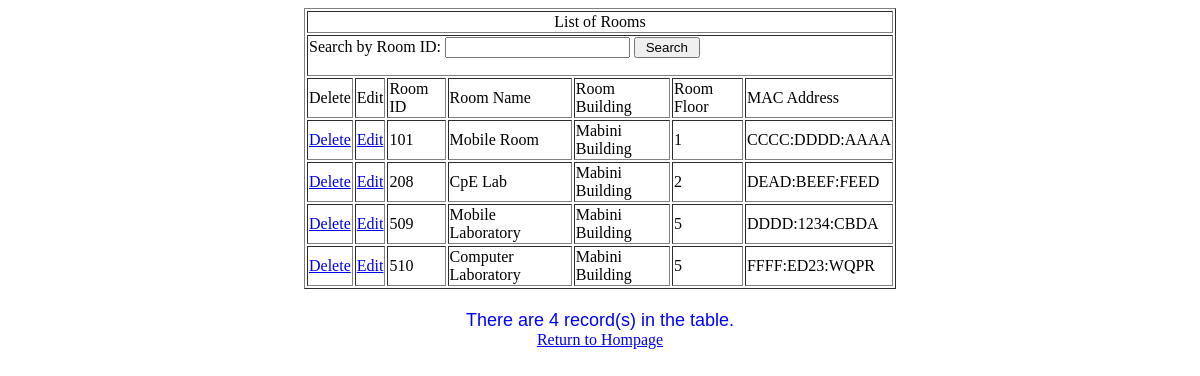
Before: /roomlist.php with the older database file.
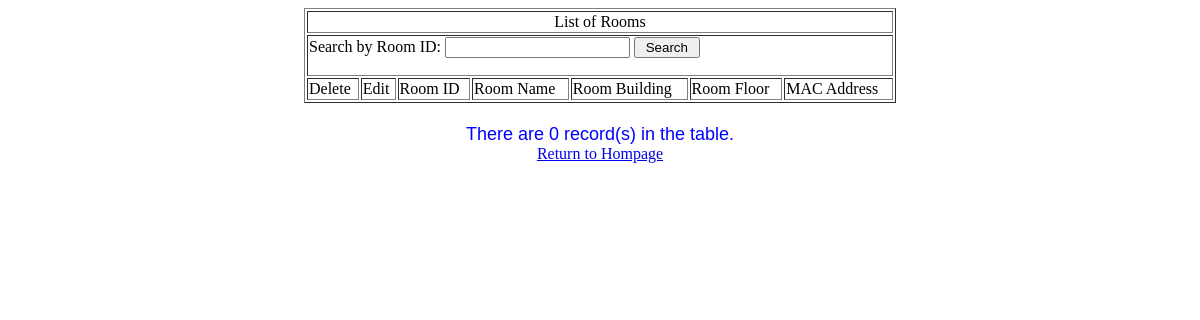
After: the same page with the newer database file.
### tables this page shows
CREATE TABLE `tbl_roomlist` (
  `room_id` varchar(5) NOT NULL,
  `room_name` varchar(30) NOT NULL,
  `room_bldg` varchar(30) NOT NULL,
  `room_floor` varchar(30) NOT NULL,
  `mac_address` varchar(30) NOT NULL
);

### roomlist.php (the view, shortened to what this page needs)
<html>
<head>
</head>
<body>
<center>
<table WIDTH=50% BORDER=1>
	<tr>
		<td COLSPAN=8 ALIGN="CENTER">List of Rooms</td>
	</tr>
	<tr>
		<td COLSPAN=8>
		<form NAME="searchArea" METHOD="POST" ACTION="">
			<label>Search by Room ID:</label>
			<input TYPE="text" ID="txtSearchLN" NAME="txtSearchLN">
                        <input TYPE="submit" VALUE=" Search ">
		</form>
		</td>
	</tr>
	<tr>
                <td>Delete</td>
                <td>Edit</td>
		<td>Room ID</td>
		<td>Room Name</td>
		<td>Room Building</td>
		<td>Room Floor</td>
		<td>MAC Address</td>
	</tr>
<?php
include 'connect.php';
$searchLN = $_POST['txtSearchLN'];
if ($searchLN=="undefined")
 {
   $SQL = mysqli_query($con,"SELECT * FROM tbl_roomlist ORDER BY room_id");
 }
else
 {
   $SQL=mysqli_query($con,"SELECT * FROM tbl_roomlist WHERE room_id LIKE '$searchLN%'");
 }
while($row=mysqli_fetch_array($SQL))
	{
 ?>
	<tr>
		<td ALIGN="CENTER"><a onclick="return Del()" href="delete_room.php?SID=<?php echo $row['room_id']; ?>">Delete</a></td>
		<td ALIGN="CENTER"><a href="edit_room.php?SID=<?php echo $row['room_id']; ?>">Edit</a></td>
		<td><?php echo $row['room_id']; ?></td>
		<td><?php echo $row['room_name']; ?></td>
		<td><?php echo $row['room_bldg']; ?></td>
		<td><?php echo $row['room_floor']; ?></td>
		<td><?php echo $row['mac_address']; ?></td>
	</tr>
	<?php
	}
	?>
</table>
 <font size="4" face="arial"  color="blue">
  <?php
 include 'connect.php';
  $result = mysqli_query($con,"SELECT * FROM tbl_roomlist ");
$rows = mysqli_num_rows($result);
 echo "<br>";
  echo "There are " . $rows . " record(s) in the table. ";
    ?>
    </font>
    <br><a href="homepage.php">Return to Hompage</a></br>
</body>
</html>

Changed rows visible on the page:
removed tbl_roomlist: room_id "101", room_name "Mobile Room", room_bldg "Mabini Building", room_floor "1", mac_address "CCCC:DDDD:AAAA"
removed tbl_roomlist: room_id "208", room_name "CpE Lab", room_bldg "Mabini Building", room_floor "2", mac_address "DEAD:BEEF:FEED"
removed tbl_roomlist: room_id "509", room_name "Mobile Laboratory", room_bldg "Mabini Building", room_floor "5", mac_address "DDDD:1234:CBDA"
removed tbl_roomlist: room_id "510", room_name "Computer Laboratory", room_bldg "Mabini Building", room_floor "5", mac_address "FFFF:ED23:WQPR"
Other visible differences:
$rows: "4" → "0"
